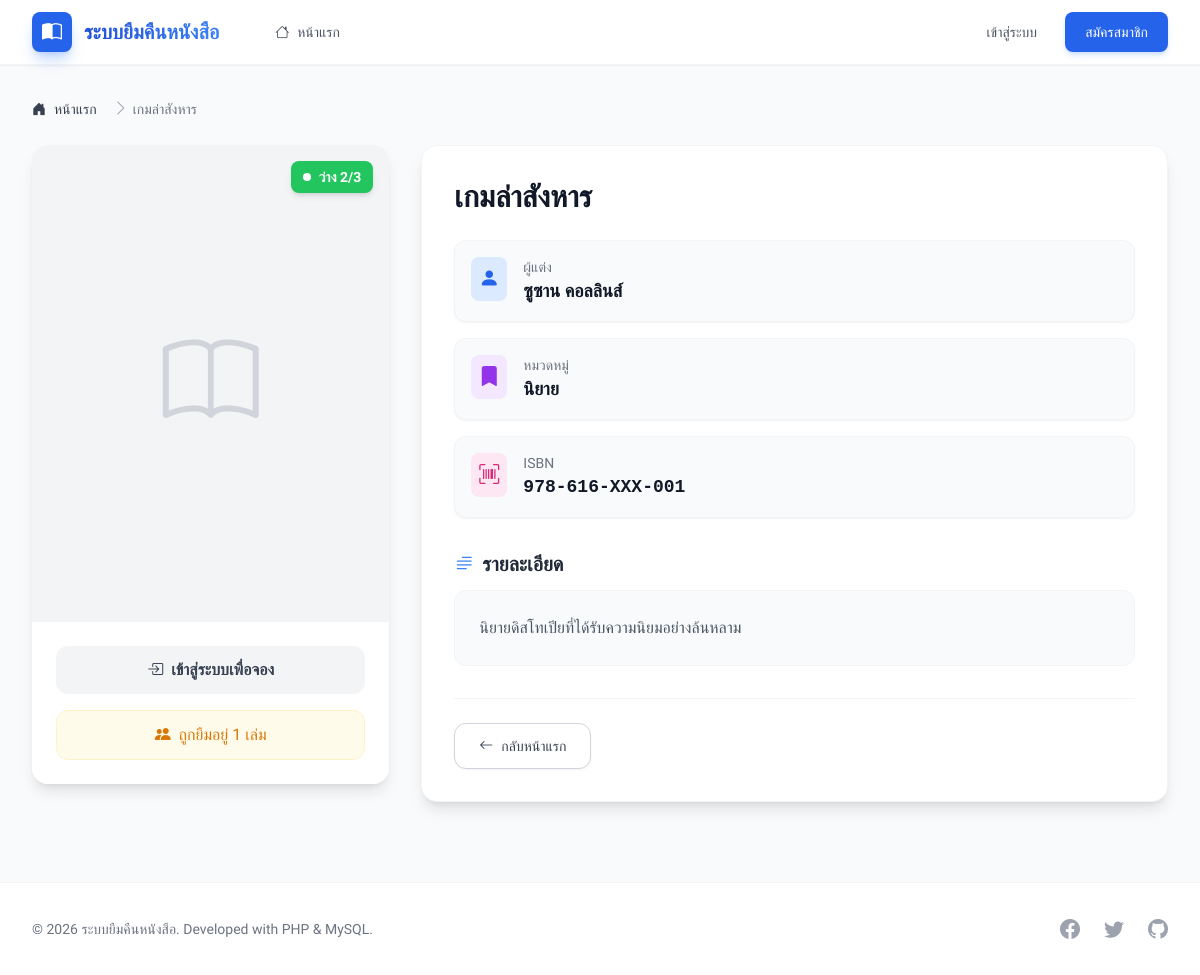
Page /book.php?id=1 on the committed database.
### tables this page shows
CREATE TABLE IF NOT EXISTS `books` (
    `id` INT AUTO_INCREMENT PRIMARY KEY,
    `title` VARCHAR(200) NOT NULL COMMENT 'ชื่อหนังสือ',
    `author` VARCHAR(100) NOT NULL COMMENT 'ผู้แต่ง',
    `isbn` VARCHAR(20) DEFAULT NULL COMMENT 'รหัส ISBN',
    `category_id` INT DEFAULT NULL COMMENT 'หมวดหมู่',
    `description` TEXT DEFAULT NULL COMMENT 'รายละเอียด',
    `cover_image` VARCHAR(255) DEFAULT NULL COMMENT 'ชื่อไฟล์รูปปก',
    `quantity` INT NOT NULL DEFAULT 1 COMMENT 'จำนวนทั้งหมด',
    `available` INT NOT NULL DEFAULT 1 COMMENT 'จำนวนที่ว่าง',
    `is_visible` TINYINT(1) NOT NULL DEFAULT 1 COMMENT 'แสดงให้สาธารณะเห็น',
    `created_at` DATETIME DEFAULT CURRENT_TIMESTAMP,
    `updated_at` DATETIME DEFAULT CURRENT_TIMESTAMP ON UPDATE CURRENT_TIMESTAMP,
    INDEX `idx_available` (`available`),
    INDEX `idx_category` (`category_id`),
    UNIQUE INDEX `uq_isbn` (`isbn`),
    FOREIGN KEY (`category_id`) REFERENCES `categories`(`id`) ON DELETE SET NULL ON UPDATE CASCADE,
    CONSTRAINT `chk_books_available_non_negative` CHECK (`available` >= 0),
    CONSTRAINT `chk_books_quantity_gte_available` CHECK (`quantity` >= `available`)
);

CREATE TABLE IF NOT EXISTS `categories` (
    `id` INT AUTO_INCREMENT PRIMARY KEY,
    `name` VARCHAR(100) NOT NULL UNIQUE COMMENT 'ชื่อหมวดหมู่',
    `created_at` DATETIME DEFAULT CURRENT_TIMESTAMP,
    `updated_at` DATETIME DEFAULT CURRENT_TIMESTAMP ON UPDATE CURRENT_TIMESTAMP
);

### bootstrap.php (called while the page is built, shortened)
<?php
require_once BASE_PATH . '/includes/functions.php';
spl_autoload_register(function (string $class) {
    $map = [
        'App\\Services\\' => BASE_PATH . '/app/Services/',
        'App\\Repositories\\' => BASE_PATH . '/app/Repositories/',
        'App\\Helpers\\' => BASE_PATH . '/app/Helpers/',
    ];
    foreach ($map as $prefix => $dir) {
        if (str_starts_with($class, $prefix)) {
            $relativeClass = substr($class, strlen($prefix));
            $file = $dir . str_replace('\\', '/', $relativeClass) . '.php';
            if (file_exists($file)) {
                return true;
            }
        }
    }
    return false;
});

### app/Services/BookService.php (called while the page is built, shortened)
<?php
require_once __DIR__ . '/../Repositories/BookRepository.php';
require_once __DIR__ . '/../Repositories/BorrowRepository.php';
require_once __DIR__ . '/../Repositories/ReservationRepository.php';
class BookService
{
    private BookRepository $bookRepo;
    private ReservationRepository $reservationRepo;
    public function __construct(PDO $pdo)
    {
        $this->bookRepo = new BookRepository($pdo);
        $this->reservationRepo = new ReservationRepository($pdo);
    }
    public function getBookById(int $id): ?array
    {
        $this->reservationRepo->markExpiredReservations();
        return $this->bookRepo->findById($id);
    }
}

### app/Repositories/ReservationRepository.php (called while the page is built, shortened)
<?php
class ReservationRepository
{
    private PDO $pdo;
    public function __construct(PDO $pdo)
    {
        $this->pdo = $pdo;
    }
    public function markExpiredReservations(): int
    {
        $expiredStmt = $this->pdo->prepare("
            SELECT id, book_id FROM reservations
            WHERE status = 'pending' AND expires_at < NOW()
        ");
        $expiredStmt->execute();
        $expiredList = $expiredStmt->fetchAll();
        $this->pdo->beginTransaction();
        try {
            foreach ($expiredList as $res) {
                $updateStmt = $this->pdo->prepare("
                    UPDATE reservations SET status = 'expired'
                    WHERE id = ? AND status = 'pending'
                ");
                $updateStmt->execute([$res['id']]);
                if ($updateStmt->rowCount() > 0) {
                    $stockStmt = $this->pdo->prepare("
                        UPDATE books SET available = available + 1
                        WHERE id = ? AND available < quantity
                    ");
                    $stockStmt->execute([$res['book_id']]);
                }
            }
            $this->pdo->commit();
            return count($expiredList);
        } catch (\Exception $e) {
            $this->pdo->rollBack();
            return 0;
        }
    }
}

### app/Repositories/BookRepository.php (called while the page is built, shortened)
<?php
class BookRepository
{
    private PDO $pdo;
    public function __construct(PDO $pdo)
    {
        $this->pdo = $pdo;
    }
    public function findById(int $id): ?array
    {
        $stmt = $this->pdo->prepare("
            SELECT b.*, c.name as category_name
            FROM books b
            LEFT JOIN categories c ON b.category_id = c.id
            WHERE b.id = ?
        ");
        $stmt->execute([$id]);
        return $stmt->fetch() ?: null;
    }
}

### includes/functions.php (called while the page is built, shortened)
<?php
function e(?string $string): string
{
    return htmlspecialchars($string ?? '', ENT_QUOTES, 'UTF-8');
}
function isLoggedIn(): bool
{
    return isset($_SESSION['user_id']);
}

### app/Repositories/BorrowRepository.php (called while the page is built, shortened)
<?php
class BorrowRepository
{
    private PDO $pdo;
    public function __construct(PDO $pdo)
    {
        $this->pdo = $pdo;
    }
    public function findCurrentByBook(int $bookId): array
    {
        $stmt = $this->pdo->prepare("
            SELECT b.*, u.name as borrower_name
            FROM borrows b
            JOIN users u ON b.user_id = u.id
            WHERE b.book_id = ? AND b.status = 'borrowing'
            ORDER BY b.created_at DESC
        ");
        $stmt->execute([$bookId]);
        return $stmt->fetchAll();
    }
}

### book.php (the view, shortened to what this page needs)
<?php
require_once __DIR__ . '/bootstrap.php';
$pdo = getDB();
$bookId = (int) ($_GET['id'] ?? 0);
$bookService = new BookService($pdo);
$borrowRepo = new BorrowRepository($pdo);
$book = $bookService->getBookById($bookId);
$currentBorrowCount = $book['quantity'] - $book['available'];
$currentBorrows = [];
if ($currentBorrowCount > 0) {
    $currentBorrows = $borrowRepo->findCurrentByBook($bookId);
}
require_once __DIR__ . '/includes/header.php';
?>
<div class="max-w-7xl mx-auto px-4 sm:px-6 lg:px-8 py-8">
    <nav class="flex mb-6" aria-label="Breadcrumb">
        <ol class="inline-flex items-center space-x-1 md:space-x-3">
            <li class="inline-flex items-center">
                <a href="index.php" class="inline-flex items-center text-sm font-medium text-gray-700 hover:text-primary-600">
                    <i class="bi bi-house-door-fill mr-2"></i>
                    หน้าแรก
                </a>
            </li>
            <li>
                <div class="flex items-center">
                    <i class="bi bi-chevron-right text-gray-400 mx-1"></i>
                    <span class="text-sm font-medium text-gray-500 truncate max-w-xs"><?= e($book['title']) ?></span>
                </div>
            </li>
        </ol>
    </nav>
    <div class="grid grid-cols-1 lg:grid-cols-3 gap-8">
        <div class="lg:col-span-1">
            <div class="bg-white rounded-2xl shadow-lg overflow-hidden sticky top-24">
                <div class="relative aspect-[3/4] bg-gray-100">
                    <?php if (!empty($book['cover_image'])): ?>
                        <img src="<?= APP_URL ?>/uploads/covers/<?= e($book['cover_image']) ?>"
                            class="absolute inset-0 w-full h-full object-cover"
                            alt="<?= e($book['title']) ?>">
                    <?php else: ?>
                        <div class="absolute inset-0 flex items-center justify-center text-gray-300">
                            <i class="bi bi-book text-8xl"></i>
                        </div>
                    <?php endif; ?>
                    <div class="absolute top-4 right-4">
                        <?php if ($book['available'] > 0): ?>
                            <span class="px-3 py-1.5 bg-green-500 text-white text-sm font-bold rounded-lg shadow-md flex items-center">
                                <span class="w-2 h-2 bg-white rounded-full mr-2 animate-pulse"></span>
                                ว่าง <?= $book['available'] ?>/<?= $book['quantity'] ?>
                            </span>
                        <?php else: ?>
                            <span class="px-3 py-1.5 bg-red-500 text-white text-sm font-bold rounded-lg shadow-md">
                                หมด
                            </span>
                        <?php endif; ?>
                    </div>
                </div>
                <div class="p-6 bg-white border-t border-gray-100 space-y-4">
                    <?php
                    $userReserved = false;
                    $reservation = null;
                    ?>
                    <?php if ($userReserved): ?>
                        <div class="bg-amber-50 border border-amber-200 rounded-xl p-4 text-center">
                            <i class="bi bi-clock-history text-amber-500 text-3xl mb-2 block"></i>
                            <h3 class="text-amber-800 font-bold mb-1">คุณจองหนังสือเล่มนี้ไว้</h3>
                            <p class="text-amber-600 text-sm">
                                กรุณามารับภายในวันที่ <?= formatDate($reservation['expires_at']) ?>
                            </p>
                        </div>
                    <?php elseif ($book['available'] > 0): ?>
                        <?php if (isLoggedIn()): ?>
                            <button onclick="reserveBook(<?= $bookId ?>)" class="w-full py-3 px-4 bg-primary-600 hover:bg-primary-700 text-white font-bold rounded-xl shadow-lg shadow-primary-500/30 transition-all transform hover:-translate-y-0.5 flex items-center justify-center">
                                <i class="bi bi-bookmark-plus-fill mr-2"></i>
                                จองหนังสือ (รับภายใน 2 วัน)
                            </button>
                        <?php else: ?>
                            <a href="login.php" class="w-full py-3 px-4 bg-gray-100 hover:bg-gray-200 text-gray-700 font-bold rounded-xl transition-colors flex items-center justify-center">
                                <i class="bi bi-box-arrow-in-right mr-2"></i>
                                เข้าสู่ระบบเพื่อจอง
                            </a>
                        <?php endif; ?>
                    <?php endif; ?>
                    <?php if (!empty($currentBorrows)): ?>
                        <div class="flex items-center justify-center text-amber-600 bg-amber-50 p-3 rounded-xl border border-amber-100">
                            <i class="bi bi-people-fill mr-2"></i>
                            <span class="font-medium">ถูกยืมอยู่ <?= count($currentBorrows) ?> เล่ม</span>
                        </div>
                    <?php endif; ?>
                </div>
            </div>
        </div>
        <div class="lg:col-span-2 space-y-6">
            <div class="bg-white rounded-2xl shadow-lg p-6 md:p-8 border border-gray-100">
                <h1 class="text-3xl font-bold text-gray-900 mb-6 leading-tight"><?= e($book['title']) ?></h1>
                <div class="space-y-4 mb-8">
                    <div class="flex items-start p-4 rounded-xl bg-gray-50 hover:bg-white border border-gray-100 hover:border-primary-100 transition-colors shadow-sm">
                        <div class="flex-shrink-0 p-2 bg-blue-100 text-blue-600 rounded-lg">
                            <i class="bi bi-person-fill text-xl"></i>
                        </div>
                        <div class="ml-4">
                            <p class="text-sm font-medium text-gray-500">ผู้แต่ง</p>
                            <p class="text-lg font-semibold text-gray-900"><?= e($book['author']) ?></p>
                        </div>
                    </div>
                    <div class="flex items-start p-4 rounded-xl bg-gray-50 hover:bg-white border border-gray-100 hover:border-primary-100 transition-colors shadow-sm">
                        <div class="flex-shrink-0 p-2 bg-purple-100 text-purple-600 rounded-lg">
                            <i class="bi bi-bookmark-fill text-xl"></i>
                        </div>
                        <div class="ml-4">
                            <p class="text-sm font-medium text-gray-500">หมวดหมู่</p>
                            <p class="text-lg font-semibold text-gray-900">
                                <?= e($book['category_name'] ?? 'ไม่ระบุ') ?>
                            </p>
                        </div>
                    </div>
                    <?php if ($book['isbn']): ?>
                        <div class="flex items-start p-4 rounded-xl bg-gray-50 hover:bg-white border border-gray-100 hover:border-primary-100 transition-colors shadow-sm">
                            <div class="flex-shrink-0 p-2 bg-pink-100 text-pink-600 rounded-lg">
                                <i class="bi bi-upc-scan text-xl"></i>
                            </div>
                            <div class="ml-4">
                                <p class="text-sm font-medium text-gray-500">ISBN</p>
                                <p class="text-lg font-semibold text-gray-900 font-mono"><?= e($book['isbn']) ?></p>
                            </div>
                        </div>
                    <?php endif; ?>
                </div>
                <?php if ($book['description']): ?>
                    <div class="prose prose-blue max-w-none">
                        <h3 class="text-xl font-bold text-gray-800 mb-3 flex items-center">
                            <i class="bi bi-text-paragraph text-primary-500 mr-2"></i>
                            รายละเอียด
                        </h3>
                        <div class="text-gray-600 leading-relaxed bg-gray-50 p-6 rounded-xl border border-gray-100">
                            <?= nl2br(e($book['description'])) ?>
                        </div>
                    </div>
                <?php endif; ?>
                <div class="mt-8 flex flex-wrap gap-4 pt-6 border-t border-gray-100">
                    <a href="index.php" class="flex-1 sm:flex-none px-6 py-3 border border-gray-300 shadow-sm text-sm font-medium rounded-xl text-gray-700 bg-white hover:bg-gray-50 hover:text-primary-600 transition-colors flex items-center justify-center">
                        <i class="bi bi-arrow-left mr-2"></i>กลับหน้าแรก
                    </a>
                </div>
            </div>
        </div>
    </div>
</div>
<?php require_once __DIR__ . '/includes/footer.php'; ?>

### rows in the picture
books: title "เกมล่าสังหาร", available "2", quantity "3", author "ซูซาน คอลลินส์", category.name "นิยาย", isbn "978-616-XXX-001", description "นิยายดิสโทเปียที่ได้รับความนิยมอย่างล้นหลาม"

### other values in the picture
count($currentBorrows) "1"
APP_NAME "ระบบยืมคืนหนังสือ"
